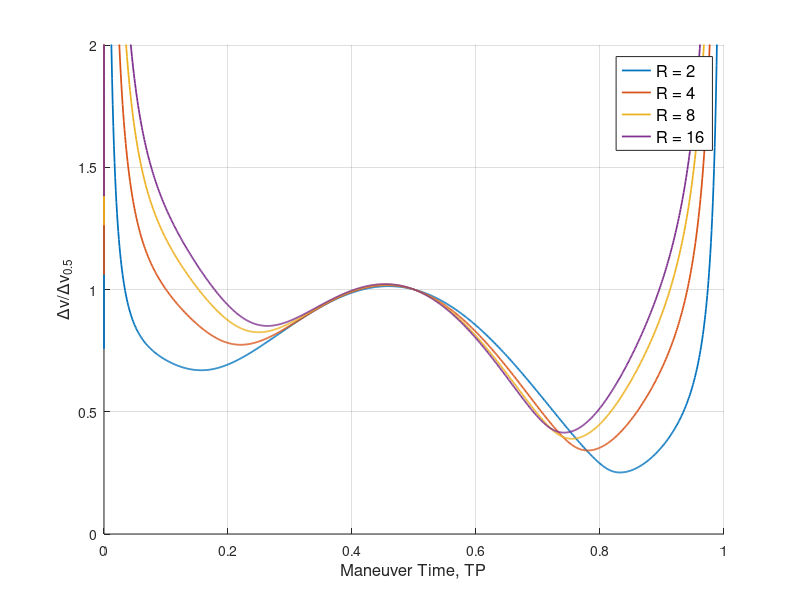

Write MATLAB code to recreate this figure.
function twoImpulse()
clear,clc
close all

r = 6803.1366e3;
n = sqrt(3.986e14/r^3);
TP = 2*pi/n;

t0 = 0;
tf = 1;

tspan = TP*linspace(t0,tf,1000);
% R = linspace(1,20,10);
R = [2,4,8,16];

figure
hold on
for jj = 1:length(R)
    for ii = 1:length(tspan)
        dv(ii) = twoIM(tspan(ii),R(jj));
    end
    dvhalf = twoIM(TP/2,R(jj));
    plot(tspan/TP,dv/dvhalf,'linewidth',1.25)

end

grid on
axis([t0 tf 0 2])
xl = xlabel('Maneuver Time, TP');
yl = ylabel('\Deltav/\Deltav_{0.5}');
lg = legend({'R = 2','R = 4','R = 8','R = 16'});
set([xl,yl,lg],'fontsize',12)


end


function dv = twoIM(t,R)
r = 6803.1366e3;
n = sqrt(3.986e14/r^3);
% t = 2*pi/n*1.1;

x0 = 200;
xf = x0/R;

r0 = [x0,0,0]';
v0 = [0,-2*n*r0(1),0]';

rf = [xf,0,0]';
vf = [0,-2*n*rf(1),0]';

phirr = [4-3*cos(n*t)       0 0
    -6*n*t+6*sin(n*t)  1 0
    0                  0 cos(n*t)];
phirv = [1/n*sin(n*t)       2/n-2/n*cos(n*t)    0
    -2/n+2/n*cos(n*t)  4/n*sin(n*t)-3*t    0
    0                  0                   1/n*sin(n*t)];
v1 = phirv\(rf-phirr*r0);
v1 = norm(v1-v0);

% Plot
X0 = [r0;v0];

Xf = HCWSTM(X0,n,t);
v2 = norm(Xf(4:6)-vf);
dv = v1+v2;

% figure('position',[100 100 1280 720])
% hold on
% plot3(0,0,0,'k+','linewidth',1.25,'Markersize',8);
% plot3(r0(1),r0(2),r0(3),'ko','Markerfacecolor','g','Markersize',8);
% plot3(X(:,1),X(:,2),X(:,3),'linewidth',1.25)
% grid on
% axis('equal','tight')
% camva(8)
% xl = xlabel('Radial, x, m');
% yl = ylabel('In-Track, y, m');
% zl = zlabel('Cross-Track, z, m');
% tt = title('Problem 3');
% lg = legend({'Origin','Initial Position','Rendezvous Maneuver'});
% set([xl,yl,zl,lg,tt],'FontSize',12)
% view([-60,30])
end

function x = HCWSTM(x0,n,t)
ii = 1;
x = [4-3*cos(n*t(ii)) 0 0 1/n*sin(n*t(ii)) 2/n - 2/n*cos(n*t(ii)) 0;
    -6*n*t(ii)+6*sin(n*t(ii)) 1 0 -2/n+2/n*cos(n*t(ii)) 4/n*sin(n*t(ii))-3*t(ii) 0;
    0 0 cos(n*t(ii)) 0 0 1/n*sin(n*t(ii));
    3*n*sin(n*t(ii)) 0 0 cos(n*t(ii)) 2*sin(n*t(ii)) 0;
    -6*n+6*n*cos(n*t(ii)) 0 0 -2*sin(n*t(ii)) -3+4*cos(n*t(ii)) 0;
    0 0 -n*sin(n*t(ii)) 0 0 cos(n*t(ii))]*x0;

end